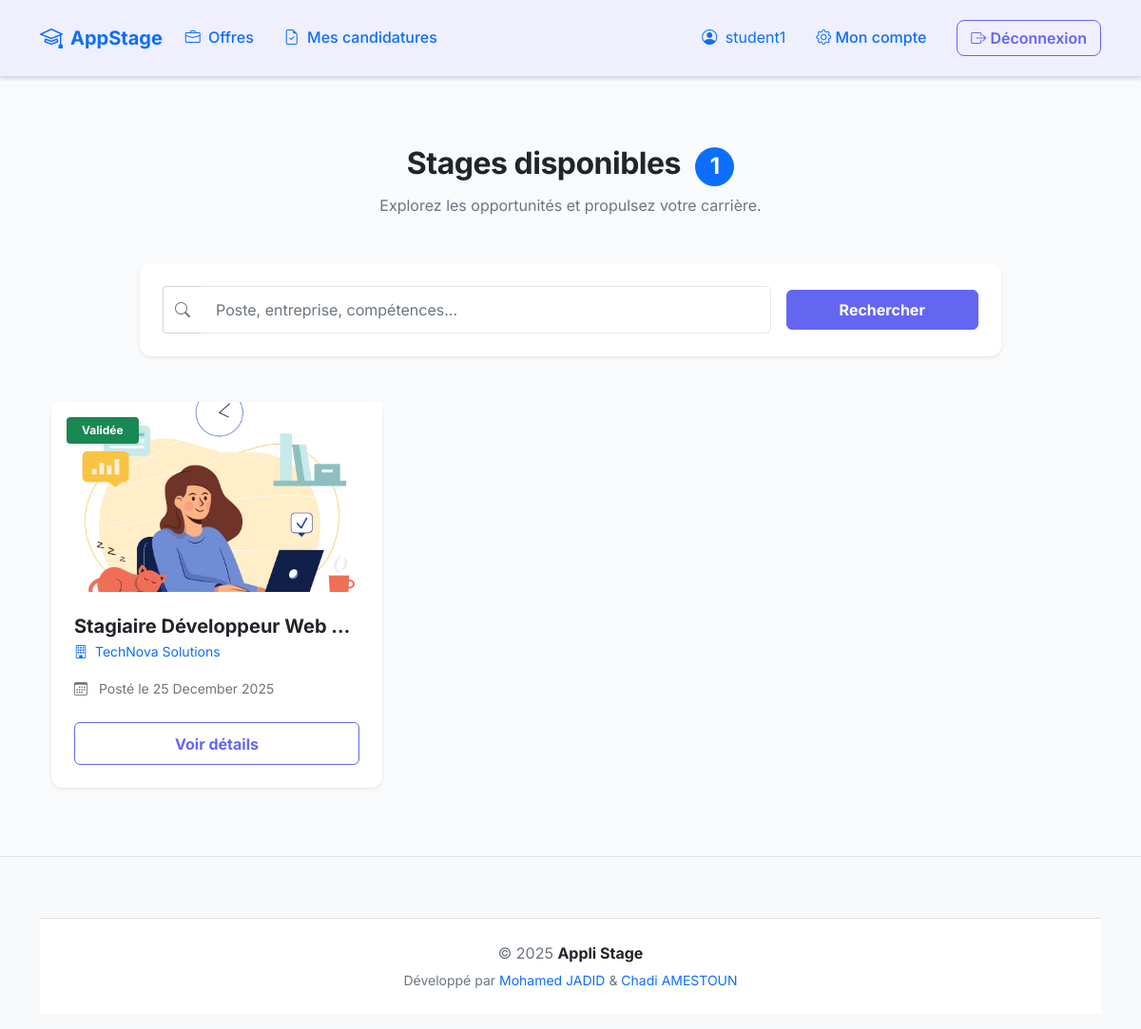
The page /offres/ (signed in) on the database its author committed.
### appstage/models.py (models this page shows, shortened)
class Offre (models.Model):
    IDOffre = models.AutoField(primary_key=True)
    entrepriseOffre = models.CharField(max_length=200)
    nomContactOffre = models.CharField(max_length=100)
    prenomContactOffre = models.CharField(max_length=100, blank=True, null=True)
    emailContactOffre = models.EmailField(max_length=254)
    dateDepotOffre = models.DateTimeField(auto_now_add=True)
    titreOffre = models.CharField(max_length=200)
    detailsOffre = models.TextField()
    imageOffre = models.ImageField(
        upload_to='offres_images/',
        blank=True,
        null=True
    )
    statutOffre = models.CharField(
        max_length=20,
        choices=[
            ('attente', 'En attente de validation'),
            ('validee', 'Validée'),
            ('refusee', 'Refusée'),
            ('cloturee', 'Clôturée'),
        ],
        default='attente'
    )

### appstage/views.py (the view)
# urls.py: path('offres/', views.offres, name='offres_disponibles'),
def offres(request):
    user = request.user
    if not user.is_authenticated:
        qs = Offre.objects.filter(statutOffre='validee')
    elif user.is_superuser:
        qs = Offre.objects.all()
    elif user.is_staff:
        qs = Offre.objects.all()
    else:
        qs = Offre.objects.filter(statutOffre='validee')
    q = request.GET.get('q')
    if q:
        qs = qs.filter(
            Q(titreOffre__icontains=q) |
            Q(entrepriseOffre__icontains=q)
        )
    statut = request.GET.get('statut')
    if statut and (user.is_staff or user.is_superuser):
        qs = qs.filter(statutOffre=statut)
    offres_list = qs.annotate(nb_candidatures=Count('candidature'))
    return render(request, 'appstage/offres.html', {
        'offres': offres_list,
        'q': q or "",
        'statut': statut or "",
    })

### appstage/templates/appstage/offres.html (shortened to what this page needs)
{% extends 'appstage/base.html' %}
{% load static %}
{% block main %}
<div class="container py-5">
    <div class="text-center mb-5 animate-fade">
        <h2 class="fw-bold text-dark mb-2">
            {% if request.user.is_superuser %}
                Toutes les offres
            {% elif request.user.is_staff %}
                Gestion des offres
            {% else %}
                Stages disponibles
            {% endif %}
            <span class="badge bg-primary rounded-pill ms-2">{{ offres|length }}</span>
        </h2>
        <p class="text-muted">Explorez les opportunités et propulsez votre carrière.</p>
    </div>
    <div class="row justify-content-center mb-5">
        <div class="col-lg-10">
            <div class="card p-4 shadow-sm rounded-4">
                <form method="GET" class="row g-3 align-items-center">
                    <div class="col-md-{% if request.user.is_staff or request.user.is_superuser %}6{% else %}9{% endif %}">
                        <div class="input-group">
                            <span class="input-group-text bg-transparent border-end-0 text-muted">
                                <i class="bi bi-search"></i>
                            </span>
                            <input type="text" name="q" class="form-control border-start-0"
                                   placeholder="Poste, entreprise, compétences..." value="{{ q }}">
                        </div>
                    </div>
                    <div class="col-md-3 d-grid">
                        <button class="btn btn-primary fw-bold py-2">
                            Rechercher
                        </button>
                    </div>
                </form>
            </div>
        </div>
    </div>
    {% if offres|length == 0 %}
        <div class="text-center py-5">
            <i class="bi bi-search display-1 text-muted opacity-25"></i>
            <h4 class="mt-3 text-secondary">Aucun résultat trouvé</h4>
            <p class="text-muted">Essayez de modifier vos critères de recherche.</p>
            <a href="/offres/" class="btn btn-link">Réinitialiser les filtres</a>
        </div>
    {% else %}
    <div class="row g-4">
        {% for offre in offres %}
        <div class="col-md-6 col-lg-4">
            <div class="card h-100 offer-card shadow-sm rounded-4 animate-fade">
                <div class="position-relative overflow-hidden">
                    <img src="{% if offre.imageOffre %}{{ offre.imageOffre.url }}{% else %}{% static 'appstage/img/default_offer.jpg' %}{% endif %}"
                         class="card-img-top offer-img" alt="{{ offre.titreOffre }}">
                    <div class="position-absolute top-0 start-0 m-3">
                        {% if offre.statutOffre == 'validee' %}
                            <span class="badge bg-success shadow-sm px-3 py-2">Validée</span>
                        {% elif offre.statutOffre == 'refusee' %}
                            <span class="badge bg-danger shadow-sm px-3 py-2">Refusée</span>
                        {% else %}
                            <span class="badge bg-warning text-dark shadow-sm px-3 py-2">En attente</span>
                        {% endif %}
                    </div>
                </div>
                <div class="card-body p-4 d-flex flex-column">
                    <h5 class="card-title fw-bold text-dark text-truncate mb-1">{{ offre.titreOffre }}</h5>
                    <p class="text-primary fw-medium mb-3 small">
                        <i class="bi bi-building me-1"></i> {{ offre.entrepriseOffre }}
                    </p>
                    <div class="text-muted small mb-4">
                        <i class="bi bi-calendar3 me-2"></i>
                        Posté le {{ offre.dateDepotOffre|date:"d F Y" }}
                    </div>
                    <div class="d-flex gap-2 mt-auto">
                        <a href="/offres/{{ offre.IDOffre }}/" class="btn btn-outline-primary w-100 fw-bold">
                            Voir détails
                        </a>
                    </div>
                </div>
            </div>
        </div>
        {% endfor %}
    </div>
    {% endif %}
</div>
{% endblock %}

### appcompte/templates/appcompte/menuClient.html (shortened to what this page needs)
<nav class="navbar navbar-expand-lg navbar-modern shadow-sm py-3" style="background: rgba(99,102,241,0.10) !important;">
  <div class="container">
    <a class="navbar-brand d-flex align-items-center gap-2 text-primary" href="/">
      <i class="bi bi-mortarboard fs-4"></i> AppStage
    </a>
    <div class="collapse navbar-collapse" id="navbarClient">
      <ul class="navbar-nav me-auto gap-3">
        <li class="nav-item">
          <a class="nav-link" href="/offres/">
            <i class="bi bi-briefcase me-1"></i> Offres
          </a>
        </li>
        <li class="nav-item">
          <a class="nav-link" href="/mes-candidatures/">
            <i class="bi bi-file-earmark-check me-1"></i> Mes candidatures
          </a>
        </li>
      </ul>
      <span class="navbar-text fw-semibold me-3 text-primary">
        <i class="bi bi-person-circle me-1"></i> {{ user.username }}
      </span>
      <a class="nav-link fw-semibold text-primary me-3" href="/compte/">
        <i class="bi bi-gear"></i> Mon compte
      </a>
      <a class="btn btn-outline-primary btn-nav" href="/logout/">
        <i class="bi bi-box-arrow-right"></i> Déconnexion
      </a>
    </div>
  </div>
</nav>

### appstage/static/appstage/css/style.css (style rules this page uses)
:root { --primary: #6366F1; --primary-dark: #4F46E5; --primary-hover: #4338CA; --primary-soft: rgba(99, 102, 241, 0.12); --success: #10b981; --warning: #f59e0b; --danger: #ef4444; --dark: #1e293b; --dark-soft: rgba(30, 41, 59, 0.05); --light-bg: #f8fafc; --white: #ffffff; --border-color: #e2e8f0; --radius: 12px; --radius-sm: 6px; --shadow: 0 4px 6px -1px rgba(0, 0, 0, 0.1), 0 2px 4px -1px rgba(0, 0, 0, 0.06); --shadow-lg: 0 10px 15px -3px rgba(0, 0, 0, 0.1); --transition: all 0.3s cubic-bezier(0.4, 0, 0.2, 1); }
body { font-family: 'Inter', sans-serif; background-color: var(--light-bg); color: var(--dark); line-height: 1.6; }
h1, h2, h3, h4 { font-weight: 700; letter-spacing: -0.5px; }
.navbar-modern { backdrop-filter: blur(12px); -webkit-backdrop-filter: blur(12px); background: rgba(255, 255, 255, 0.75) !important; border-bottom: 1px solid rgba(148, 163, 184, 0.25); }
.navbar-modern .nav-link { font-weight: 500; transition: 0.2s; }
.navbar-modern .navbar-brand { font-weight: 700; }
.navbar-modern .btn-nav { border-radius: 8px; font-weight: 600; padding: 6px 14px; }
.card { border: none; border-radius: var(--radius); box-shadow: var(--shadow); transition: var(--transition); background: var(--white); }
.offer-img { height: 200px; object-fit: cover; transition: var(--transition); }
.form-control, .form-select, .django-form-custom input, .django-form-custom textarea { padding: 0.75rem 1rem; border: 1px solid var(--border-color); border-radius: var(--radius-sm); transition: var(--transition); }
.btn { padding: 0.6rem 1.5rem; border-radius: var(--radius-sm); font-weight: 600; transition: var(--transition); }
.btn-primary { background: var(--primary); border-color: var(--primary); }
.btn-outline-primary { color: var(--primary); border-color: var(--primary); }
.animate-fade { animation: fadeIn 0.8s ease-out forwards; }

### rows shown on the page
Offre: imageOffre (picture), statutOffre "Validée", titreOffre "Stagiaire Développeur Web…", entrepriseOffre "TechNova Solutions", dateDepotOffre "25 December 2025"

### other values the page prints
{{ user.username }} "student1"
{{ offres|length }} "1"
